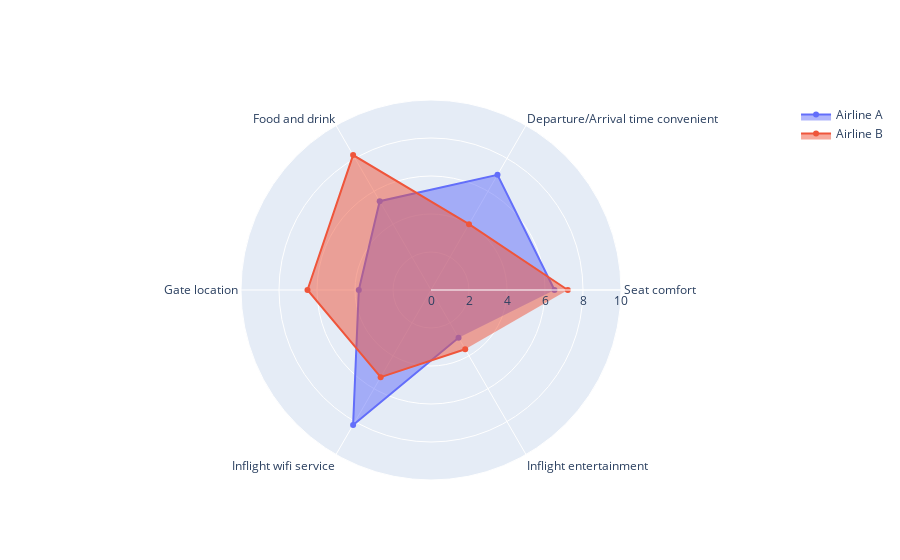

This figure's notebook cell:
### Code cell
fig = go.Figure()

fig.add_trace(trace=go.Scatterpolar(r=airline_survey["A"]["Avg Rating"],
                                    theta=airline_survey["A"]["Service"],
                                    fill="toself",
                                    name="Airline A",
                                    hovertemplate="<b>Airline A</b>"  + 
                                                  "<br>" +
                                                  "%{theta}: %{r:.2f}"
                                    ),)

fig.add_trace(trace=go.Scatterpolar(r=airline_survey["B"]["Avg Rating"],
                                    theta=airline_survey["B"]["Service"],
                                    fill="toself",
                                    name="Airline B",
                                    hovertemplate="<b>Airline A</b>"  + 
                                                  "<br>" +
                                                  "%{theta}: %{r:.2f}"
                                    ),)

fig.update_layout(polar={"radialaxis": {"visible": True, "range": [0, 10]},}, showlegend=True)

fig.show()

### Figure 1 — Plotly figure (JSON) as saved in the notebook; plotly's stock layout.template omitted (floating-point values rounded to 4 significant figures)
{"data": [{"fill": "toself", "hovertemplate": "<b>Airline A</b><br>%{theta}: %{r:.2f}", "name": "Airline A", "r": [6.5, 7, 5.4, 3.8, 8.2, 2.9], "theta": ["Seat comfort", "Departure/Arrival time convenient", "Food and drink", "Gate location", "Inflight wifi service", "Inflight entertainment"], "type": "scatterpolar"}, {"fill": "toself", "hovertemplate": "<b>Airline A</b><br>%{theta}: %{r:.2f}", "name": "Airline B", "r": [7.2, 4, 8.2, 6.5, 5.3, 3.6], "theta": ["Seat comfort", "Departure/Arrival time convenient", "Food and drink", "Gate location", "Inflight wifi service", "Inflight entertainment"], "type": "scatterpolar"}], "layout": {"polar": {"radialaxis": {"range": [0, 10], "visible": true}}, "showlegend": true}}
